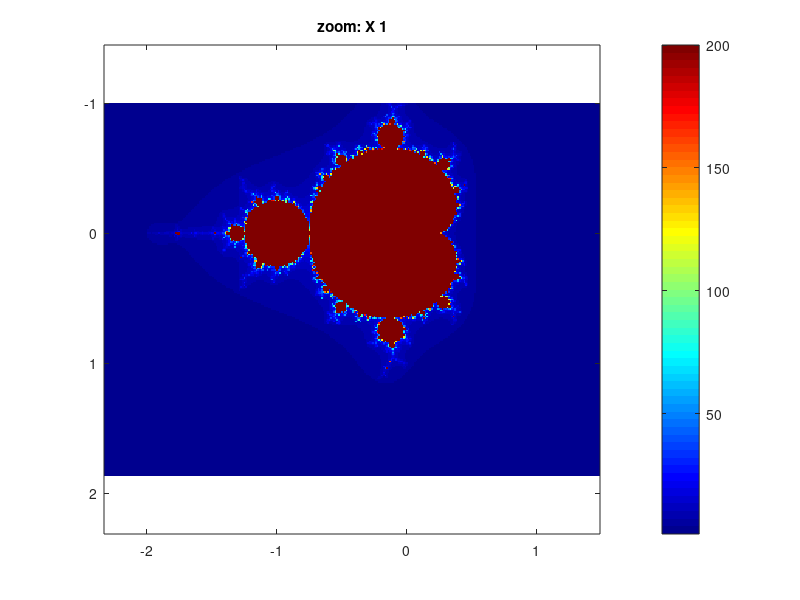

MATLAB code to generate this figure: (Note: this script raises an error after producing the figure.)
% x is honrizontal; y is vetical;
close all;
figure;
set(gcf,'outerposition',get(0,'screensize')*1);
xPixel=320;
yPixel=240;
maxIter=200;
iterMap=zeros(yPixel,xPixel);
zm=1;
x0=-0.21503361460851339;
y0=0.67999116792639069;

xmin=  -2.1175;
xmax= 1.6874;
ymin= -0.7469;
ymax= 2.1068;


PICK=0;
FIRST=1;
frame=1;
screenExamLength=floor(yPixel/100);
dx=1;




x0=xmin+rand(1)*(xmax-xmin);
y0=ymin+rand(1)*(ymax-ymin);

% x0=-0.658266142810369
% y0=0.437622059571268


clear F;

while dx>1e-14
    dx
    if PICK
        [maxvalues, ind] = maxk(gradientMag(:), 100); % find n largest
        [I,J]=ind2sub(size(gradientMag),ind); % get row and column number
        pickS=[I J];
        
        
        for i=1:length (pickS)
            xp=x1+dx*(J(i)-1);
            yp=y1+dy*(I(i)-1);
            pickS(i,3)=sqrt((xp-x0)^2+(yp-y0)^2);% distance
        end
        [~, pickI]=min(pickS(:,3)); % find the smallest distance one;
        x0=x1+dx*(J(pickI)-1);
        y0=y1+dy*(I(pickI)-1);
        
        
        if FIRST
            hold on;
            plot(x0,y0,'R*','MarkerSize',100);
            hold off;
        end
        title("New zoom point");
        %         pause();
        PICK=0;
    end
    
    x1=x0-2*exp(-zm/20);
    x2=x0+2*exp(-zm/20);
    y1=y0-1.5*exp(-zm/20);
    y2=y0+1.5*exp(-zm/20);
    x=linspace(x1,x2,xPixel);
    y=linspace(y1,y2,yPixel);
    dx = (x2 - x1) / (xPixel-1);
    dy = (y2 - y1) / (yPixel-1);
    for j  =1:yPixel
        for i  =1:xPixel
            cR = (i-1) * dx + x1;%c=X+i*Y;
            cI = (j-1) * dy + y1;
            R=0;
            I=0;
            iteration=0;
            while R*R+I*I<=4 && iteration < maxIter     %z=z.^2+c;
                Rtemp=R*R-I*I+cR;
                I=2*R*I+cI;
                R=Rtemp;
                iteration=iteration+1;
            end
            iterMap(j,i)=iteration;
        end
    end
    
    
    [FX,FY] = gradient(iterMap);
    gradientMag=abs(log(FX.*FX+FY.*FY));
    gradientMag(gradientMag==Inf)=0;
    maxGradientMag=max(max(gradientMag));
    meanGradientMag=mean(mean(gradientMag));
    
    examedWindowMeangradientMag=mean(mean(gradientMag(yPixel/2-screenExamLength:yPixel/2+screenExamLength,xPixel/2-screenExamLength:xPixel/2+screenExamLength)));
    if examedWindowMeangradientMag<=meanGradientMag*0.5
        PICK=1;
    end
    
    imagesc(x,y,(iterMap));
    %     title([num2str(examedWindowMeangradientMag) ...
    %         '  ' num2str(meanGradientMag*0.1) ' dx=' num2str(dx)] );
    
    if FIRST
        dx0=dx;
        FIRST=0;
    end
    
    
    title(['zoom: X ' num2str(dx0/dx)]);
    if dx<=1e-12;
        fprintf("x0=%2.15f\ny0=%2.15f\n",x0,y0);
        close all;
        error('haha');
        pause();
    end
    
    
    %     hold on;
    %     plot(x0,y0,'w*','MarkerSize',30);
    %     hold off;
    
    %     colormap summer;
    %     colormap parula
    colormap jet;
    
    colorbar;
    axis equal;
    axis tight
    %     F(frame)=getframe(gcf);
    frame=frame+1;
    zm=zm+1;
    pause(0);
end

% F=[F(1:end) F(end:-1:1)];
% outputVideo = VideoWriter('haha.avi');
% outputVideo.FrameRate =8;
% open(outputVideo);
% for i=1:length(F)
%     i/length(F)*100
%     writeVideo(outputVideo,F(i).cdata);
% end
% close(outputVideo)





%% vecterized version
% while 1
% x1=x0-2*exp(-zm/20);
% x2=x0+2*exp(-zm/20);
% y1=y0-1.13*exp(-zm/20);
% y2=y0+1.13*exp(-zm/20);
% x=linspace(x1,x2,xPixel);
% y=linspace(y1,y2,yPixel);
%
% [X,Y] = meshgrid(x,y); % for vectorized calculation
% c=X+1i*Y;
% R=10; % if abs(z)>R then z is considered as infinity
% n=100; % maximal number of iterations, 100 is close to infinity
% z=zeros(size(c)); % starts from zeros
% for nc=1:n
%     z=z.^2+c; % vectorized
% end
%
% a=abs(z);
% a(a==inf)=0;
% L=1e3;
% a(a>=L)=0;
% a=log(a);
% imagesc(x,y,a);
% colormap jet;
% colorbar;
%  zm=zm+11;
%  pause(0)
% end
